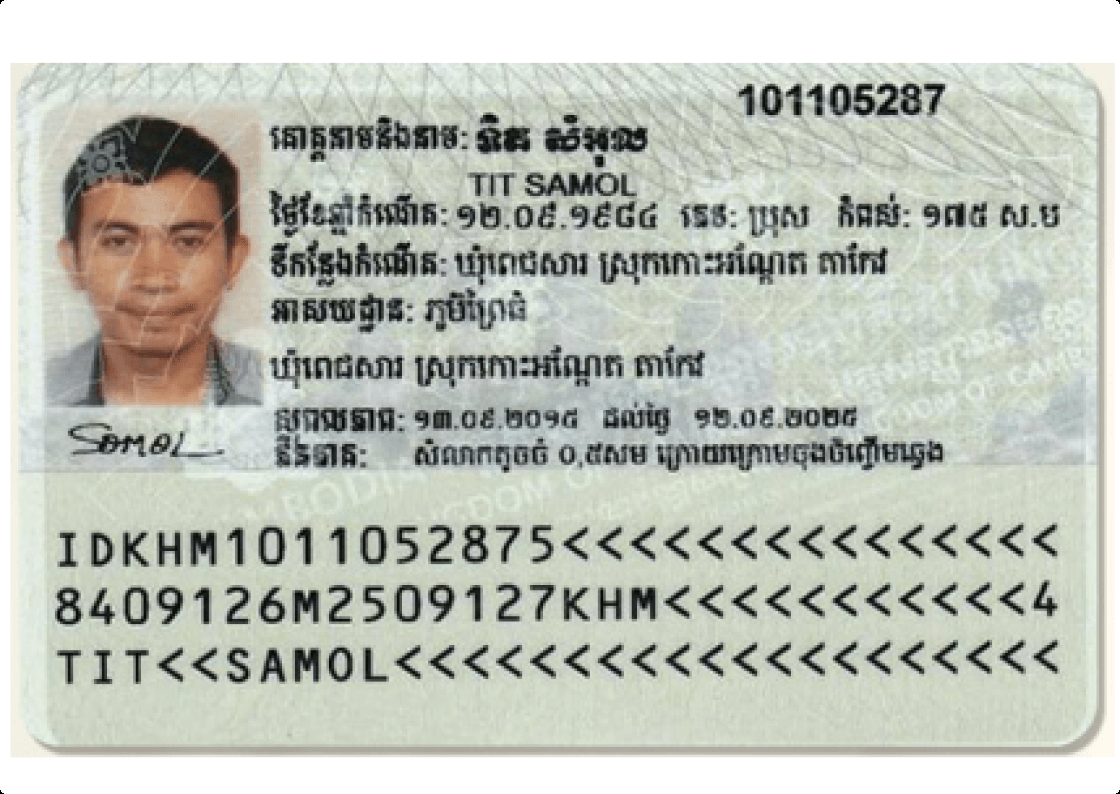
#> input picture Document/camb-id-image-6.png, 1120 x 794 px
$ jupyter execute --allow-errors allmain.ipynb   (shell and % lines are left out)   (older library calls are emulated)
#> lines starting #> are read from the running program, lines starting #| are printed output that depends on the picture; after the words box and inside, x2 and y2 are one past the last pixel; in counts of white or black regions, pixels touching at a corner belong together
### ocr_preprocess.py
"""
OCR Preprocessing Module for Khmer Text Extraction
====================================================
Smart preprocessing pipeline that auto-detects document quality
and applies the optimal processing for each image.

Usage:
    from ocr_preprocess import preprocess_for_ocr, read_pdf_improved

    # For a single image:
    clean_img = preprocess_for_ocr(pil_image)

    # For a full PDF:
    text = read_pdf_improved("Document/docx_1.pdf")
"""

import cv2
import numpy as np
from PIL import Image
import re


# ============================================================
# DOCUMENT QUALITY AUTO-DETECTION
# ============================================================
# [671 lines left out: functions detect_image_quality, to_grayscale, remove_noise, enhance_contrast, deskew, binarize and 7 more, not called in this run]


# ============================================================
# FULL PDF READER: Replaces your read_pdf_file function
# ============================================================
def read_pdf_improved(filename, dpi=300, preset="auto", apply_postprocess=True, verbose=True):
    """Run the full OCR pipeline on a PDF file. Returns extracted text."""
    from pdf2image import convert_from_path

    if verbose:
        print(f"📄 Loading: {filename}")

    images = convert_from_path(filename, dpi=dpi)

    if verbose:
        print(f"   Found {len(images)} pages")

    extracted_text = ""
    for i, img in enumerate(images):
        if verbose:
            print(f"\n📸 Processing Page {i+1}/{len(images)}...")
        processed = preprocess_for_ocr(img, preset=preset, verbose=verbose)
        text = run_ocr(processed)
        if apply_postprocess:
            text = postprocess_khmer(text)
        extracted_text += f"--- Page {i+1} ---\n{text}\n"

    if verbose:
        print(f"\n✅ Extraction complete!")
    return extracted_text


# ============================================================
# PHASE 3: AI TEXT CORRECTION (Gemini or Claude)
# Switch provider by setting AI_PROVIDER=claude or AI_PROVIDER=gemini in .env
# ============================================================
# [137 lines left out: functions _correct_with_gemini, _correct_with_claude, correct_with_ai, read_pdf_with_ai, not called in this run]

### allmain.ipynb
[cell 1]
print("Installation complete.")

[cell 2]
from ocr_preprocess import read_pdf_improved
#> (the rest of this cell did not finish here and is left out)

[cell 3]
import os
import pytesseract
from pdf2image import convert_from_path
from docx import Document
import cv2
import numpy as np
from PIL import Image, ImageDraw

[cell 4]
# --- CONFIGURATION ---
# Tesseract Path (Auto-detect for Mac)
try:
    conda_prefix = os.environ.get('CONDA_PREFIX')
    pytesseract.pytesseract.tesseract_cmd = f"{conda_prefix}/bin/tesseract"
except:
    pytesseract.pytesseract.tesseract_cmd = r'/opt/homebrew/bin/tesseract'

# --- 1. IMPROVED IMAGE CLEANING FUNCTION ---
# [17 lines left out: function clean_image, not called in this run]

[cell 5]
# [12 lines left out: function read_docx_file, not called in this run]

[cell 6]
def read_pdf_file(filename):
    """Reads text from PDF using Tesseract OCR"""
    print(f"📸 Scanning PDF: {filename} (This might take time...)")
    extracted_text = ""

    try:
        # Convert PDF to Images (300 DPI is best for Tesseract)
        images = convert_from_path(filename, dpi=300)

        for i, img in enumerate(images):
            print(f"   - Processing Page {i+1}...")

            # Clean the image (Pre-processing)
            processed_img = clean_image(img)

            # Run Tesseract
            # psm 6 = Assume a single uniform block of text
            # Added 'eng' to lang to support numbers and URLs
            config = r'--oem 3 --psm 6'
            text = pytesseract.image_to_string(processed_img, lang='khm+eng', config=config)

            extracted_text += f"--- Page {i+1} ---\n{text}\n"

        return extracted_text
    except Exception as e:
        return f"Error reading PDF: {e}"

[cell 7]
def extract_text_from_file(filepath):
    # Check extension
    ext = os.path.splitext(filepath)[1].lower()

    if ext == ".docx":
        return read_docx_file(filepath)

    elif ext == ".pdf":
        return read_pdf_file(filepath)

    elif ext == ".doc":
        return "❌ Error: Python cannot read old '.doc' files directly.\n👉 Please open it in Word and 'Save As' -> .docx"

    else:
        return f"❌ Unsupported file type: {ext}"

[cell 8]
# --- 4. RUN IT ---

# Change this to your file name
my_file = "Document/docx_1.pdf"
# my_file = "homework.docx"

print("🚀 Starting Extraction...")
result = extract_text_from_file(my_file)

print("\n" + "="*40)
print("📝 FINAL EXTRACTED TEXT:")
print("="*40)
print(result)

# Save to file
with open("tesseract_output.txt", "w", encoding="utf-8") as f:
    f.write(result)
print("\n✅ Saved to 'tesseract_output.txt'")

[cell 9]
import pytesseract
from pdf2image import convert_from_path
import pandas as pd
import cv2
import numpy as np
from PIL import Image, ImageDraw

# --- CONFIGURATION ---
# Tesseract Path
try:
    conda_prefix = os.environ.get('CONDA_PREFIX')
    pytesseract.pytesseract.tesseract_cmd = f"{conda_prefix}/bin/tesseract"
except:
    pytesseract.pytesseract.tesseract_cmd = r'/opt/homebrew/bin/tesseract'

# --- FUNCTION ---
# [19 lines left out: function find_suspicious_words, not called in this run]

# --- RUN IT ---
pdf_filename = "Document/docx_1.pdf"

print(f"🚀 Analyzing PDF for errors: {pdf_filename}")

# Convert PDF to Image (Higher DPI = Better Quality)
#> (the rest of this cell did not finish here and is left out)

[cell 10]
#Docx to text

import os
from docx import Document

# [29 lines left out: function read_docx_advanced, not called in this run]

# --- TEST IT ---
# Create a dummy .docx file name or use a real one
filename = "Document/docx_1.docx"

# Check if file exists before running (to avoid error)
if os.path.exists(filename):
    text = read_docx_advanced(filename)
    print("\n" + "="*40)
    print("📝 DOCX CONTENT:")
    print("="*40)
    print(text)
else:
    print(f"⚠️ Please create or upload a file named '{filename}' to test this.")

[cell 11]
import cv2
import pytesseract
import re
import os
from PIL import Image

# --- CONFIGURATION ---
try:
    conda_prefix = os.environ.get('CONDA_PREFIX')
    pytesseract.pytesseract.tesseract_cmd = f"{conda_prefix}/bin/tesseract"
except:
    pytesseract.pytesseract.tesseract_cmd = r'/opt/homebrew/bin/tesseract'

# ==========================================
# 1. IMAGE CLEANING (Adaptive Thresholding)
# ==========================================
def clean_image_adaptive(image_path):
#> called with image_path = 'Document/camb-id-image-6.png'
    img = cv2.imread(image_path)
#> img is the input picture: shape (794, 1120, 3); mean B, G, R 184.9, 194.5, 190.7
    if img is None: return None

    # Resize to standard width
    h, w = img.shape[:2]
#> h = 794; w = 1120
    scale = 1000 / w
#> scale = 0.893
    img = cv2.resize(img, None, fx=scale, fy=scale)
#> img: shape (709, 1000, 3)

    gray = cv2.cvtColor(img, cv2.COLOR_BGR2GRAY)
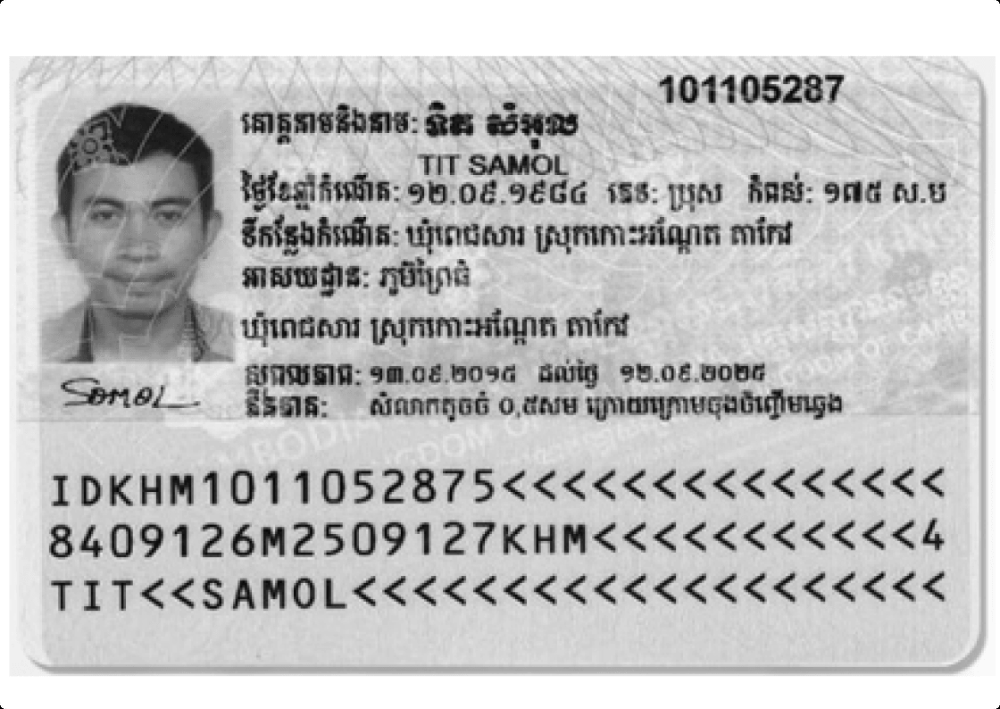
#> gray: shape (709, 1000); min 0, max 255, mean 192.2

    # Adaptive Thresholding is BETTER for ID Cards with holograms/shadows
    binary = cv2.adaptiveThreshold(gray, 255, cv2.ADAPTIVE_THRESH_GAUSSIAN_C,
                                   cv2.THRESH_BINARY, 11, 2)
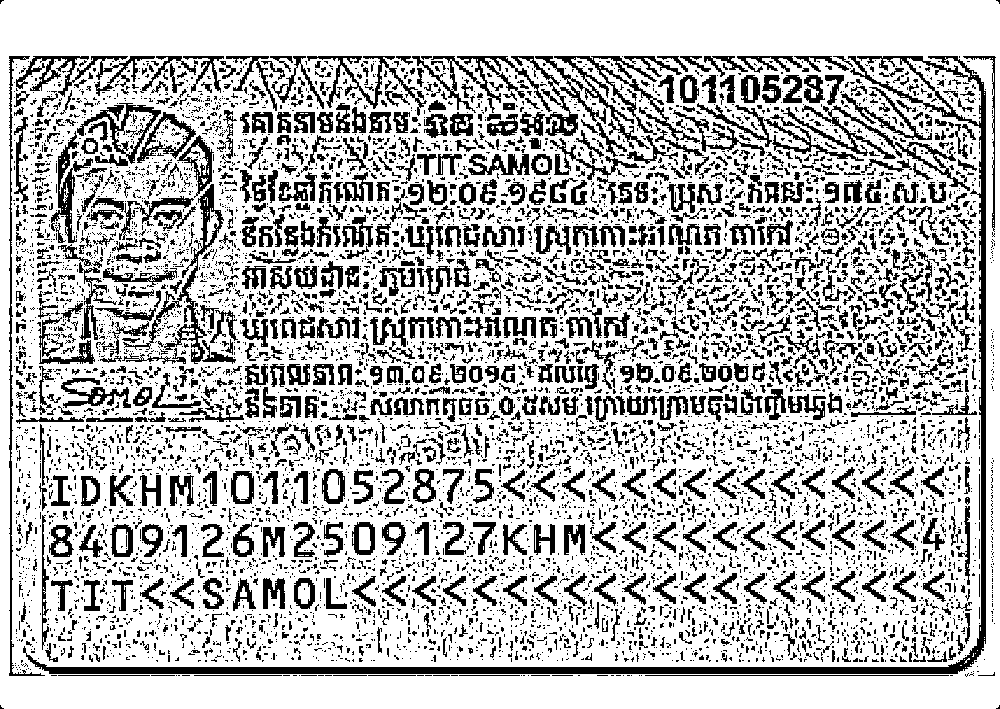
#> binary: shape (709, 1000); 73.2% white; 7789 black regions (6272 under 20 px), largest, box (x1, y1, x2, y2) and area: (23, 56, 986, 674) 11572, (535, 56, 700, 149) 2723, (123, 184, 224, 364) 2022

    return Image.fromarray(binary)

# ==========================================
# 2. PASS 1: ENGLISH (Robust MRZ + Visual)
# ==========================================
def get_english_data_robust(img):
    print("   ...Pass 1: English & MRZ...")
    # Allow letters, numbers, and common noise chars like < ( )
    custom_config = r'--oem 3 --psm 6'
    text = pytesseract.image_to_string(img, lang='eng', config=custom_config)

    data = {}

    # --- A. ID NUMBER ---
    # Try MRZ first (IDKHM...)
    mrz_id = re.search(r'IDKHM(\d{9})', text)
    if mrz_id:
        data['ID_Number'] = mrz_id.group(1)
    else:
        # Visual fallback
        vis_id = re.search(r'\b\d{9}\b', text)
        data['ID_Number'] = vis_id.group(0) if vis_id else "Not Found"

    # --- B. NAME (EN) ---
    # Strategy 1: MRZ "TIT<<SAMOL" (Allow for OCR errors like K or spaces)
    # This regex means: "Letters, then 1 or more separator (< or K or space), then Letters"
    mrz_name = re.search(r'([A-Z]+)[<K\s]{2,}([A-Z]+)', text)

    if mrz_name:
        data['Name_EN'] = f"{mrz_name.group(1)} {mrz_name.group(2)}"
    else:
        # Strategy 2: Visual Scan (Look for the line with ALL CAPS)
        lines = text.split('\n')
        for line in lines:
            clean = line.strip()
            # If line is all UPPERCASE, has spaces, and is NOT the MRZ code
            if re.match(r'^[A-Z\s]+$', clean) and len(clean) > 5:
                if "KINGDOM" not in clean and "CAMBODIA" not in clean and "IDKHM" not in clean:
                    data['Name_EN'] = clean
                    break

    # --- C. DATE OF BIRTH ---
    # Look for the MRZ date pattern: 6 digits followed by a letter or number
    mrz_dob = re.search(r'\b(\d{2})(\d{2})(\d{2})\d', text)
    if mrz_dob:
        yy, mm, dd = mrz_dob.groups()
        # Filter: Ensure month is 01-12 and day is 01-31
        if 1 <= int(mm) <= 12 and 1 <= int(dd) <= 31:
             prefix = "19" if int(yy) > 40 else "20"
             data['Date_of_Birth'] = f"{dd}.{mm}.{prefix}{yy}"

    return data

# ==========================================
# 3. PASS 2: KHMER (Contextual Search)
# ==========================================
# [21 lines left out: function get_khmer_data_robust, not called in this run]

# ==========================================
# 4. MAIN EXECUTION
# ==========================================
filename = "Document/camb-id-image-6.png"

#> (the rest of this cell did not finish here and is left out)
